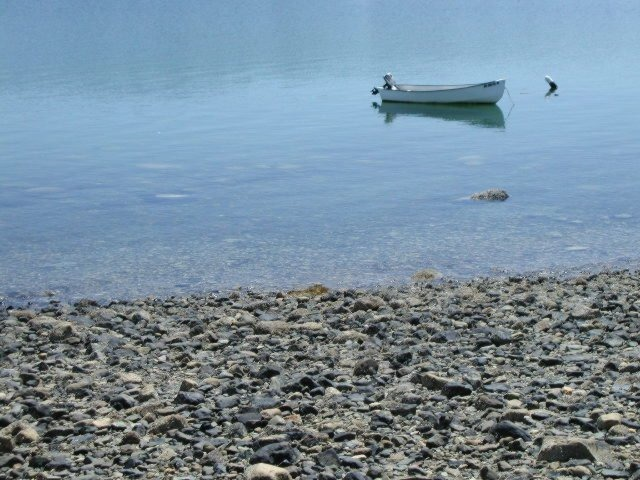
#> input picture p4-XX-YY/input/boat_1.jpg, 640 x 480 px
$ python kmeans.py
#> lines starting #> are read from the running program, lines starting #| are printed output that depends on the picture
### p4-XX-YY/src/utils.py
import time as t
import math
import numpy as np
import copy as cp
import cv2
from random import randint

class Time:
    # Measuring time
    def __init__(self):
        self.start_time = t.time()

    def elapsed(self):
        return t.time() - self.start_time


# Save kmeans colored image
def k_image(img, center, label):
    center = np.uint8(center)
    aux = center[label.flatten()]
    kimg = aux.reshape((img.shape))

    return kimg

# Create image from components
# [44 lines left out: functions components_image, drawBoundingBox, not called in this run]

### p4-XX-YY/src/connected_comp.py
import cv2
import numpy as np
import copy as cp
import collections as col

# Clear components which is too small
# [48 lines left out: functions clear_components, checkPixelForConnection, BFS, not called in this run]

# Finding connected components
def conn_comp(labels, img):
    # Reshaping after kmeans
    labels = labels.reshape((img.shape[0], img.shape[1]))

    # Using BFS for connected components
    components = BFS(labels)

    # Clearing small components
    components = clear_components(components)

    # Update components counter
    comp_count = 0
    for i in np.unique(components):
        if i != -1:
            components[components == i] = comp_count
            comp_count += 1

    return components

# Finding centroids
# [19 lines left out: function centroid, not called in this run]

### p4-XX-YY/src/kmeans.py
import numpy as np
import cv2
import connected_comp as cc
import measurements as mes
import utils

def k_means(img):
    # Image prepeparation
    img = img.reshape((-1, 3))
    img = np.float32(img)

    # Define criteria, number of clusters (K) and apply kmeans
    criteria = (cv2.TERM_CRITERIA_EPS + cv2.TERM_CRITERIA_MAX_ITER, 10, 1.0)

    # Number of Clusters
    K = 5

    # Using kmeans on colors intensity
    aux, label, center = cv2.kmeans(img, K, None, criteria, 10, cv2.KMEANS_RANDOM_CENTERS)

    return center, label

# Debug
img = cv2.imread('../input/boat_1.jpg')
#> img is the input picture: shape (480, 640, 3); mean B, G, R 157.5, 141.6, 119.7

center, label = k_means(img)
#> in k_means, `aux, label, center = cv2.kmeans(img, K, None, criteria, 10, cv2.KMEANS..`: aux = 147667577; center = [[87.26, 88.93, 82.72], [130.7, 131.5, 125.6], [40.45, 42.54, 38.18], [182, 156.5, 127.2], [206.1, 180.2, 146.5]]

kimg = utils.k_image(img, center, label)
#> in k_image, `center = np.uint8(center)`: center = [[87, 88, 82], [130, 131, 125], [40, 42, 38], [182, 156, 127], [206, 180, 146]]
#> in k_image, `kimg = aux.reshape((img.shape))`:
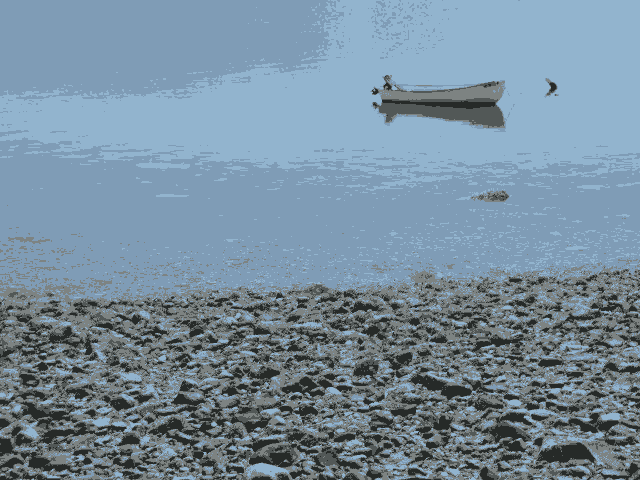
#> kimg: shape (480, 640, 3); mean B, G, R 157.3, 141.1, 119.2

cv2.imwrite('../output/teste_kmeans.jpg', kimg)

labels, centroids = cc.conn_comp(kimg, 8)
#> (the run stopped early here; a loop or call above may not have finished)

$ run again, with p4-XX-YY/input/boat_2.jpg copied over p4-XX-YY/input/boat_1.jpg
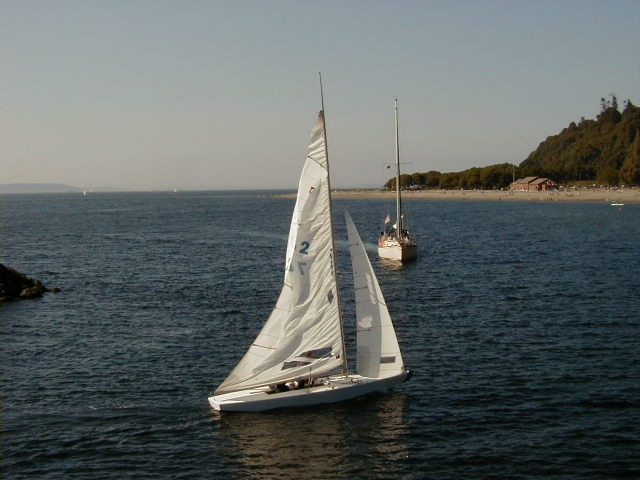
#> input picture p4-XX-YY/input/boat_2.jpg, 640 x 480 px
#> img is the input picture: shape (480, 640, 3); mean B, G, R 100.6, 101.4, 94.5
#> in k_means, `aux, label, center = cv2.kmeans(img, K, None, criteria, 10, cv2.KMEANS..`: aux = 129268001.4; center = [[25.28, 27.28, 20.72], [86.29, 83.14, 73.44], [56.46, 54.59, 44.67], [157.5, 160.1, 155.1], [184.6, 201.9, 209.5]]
#> in k_image, `center = np.uint8(center)`: center = [[25, 27, 20], [86, 83, 73], [56, 54, 44], [157, 160, 155], [184, 201, 209]]
#> in k_image, `kimg = aux.reshape((img.shape))`:
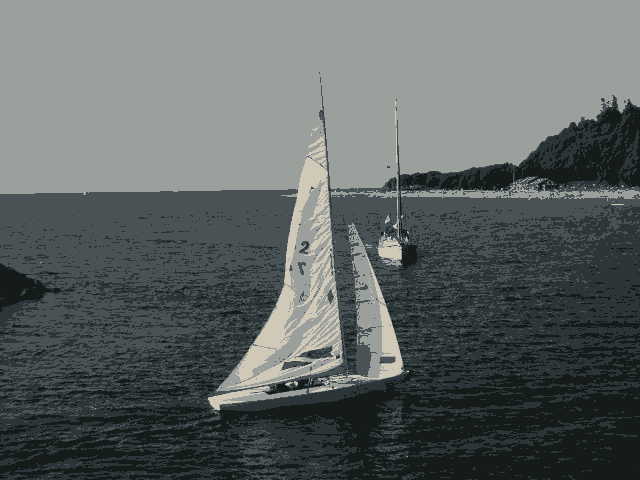
#> kimg: shape (480, 640, 3); mean B, G, R 100.2, 101.1, 94.1

$ run again, with p4-XX-YY/input/boat_4.jpg copied over p4-XX-YY/input/boat_1.jpg
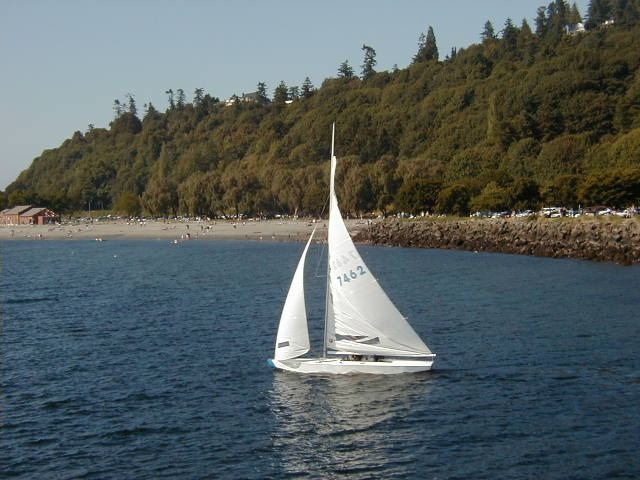
#> input picture p4-XX-YY/input/boat_4.jpg, 640 x 480 px
#> img is the input picture: shape (480, 640, 3); mean B, G, R 96.3, 95.8, 85.9
#> in k_means, `aux, label, center = cv2.kmeans(img, K, None, criteria, 10, cv2.KMEANS..`: aux = 220442699.8; center = [[184.5, 177.3, 160.9], [38.91, 53.99, 56], [93.53, 79.66, 58.79], [227.5, 232.7, 232.4], [108.4, 114.6, 113.3]]
#> in k_image, `center = np.uint8(center)`: center = [[184, 177, 160], [38, 53, 55], [93, 79, 58], [227, 232, 232], [108, 114, 113]]
#> in k_image, `kimg = aux.reshape((img.shape))`:
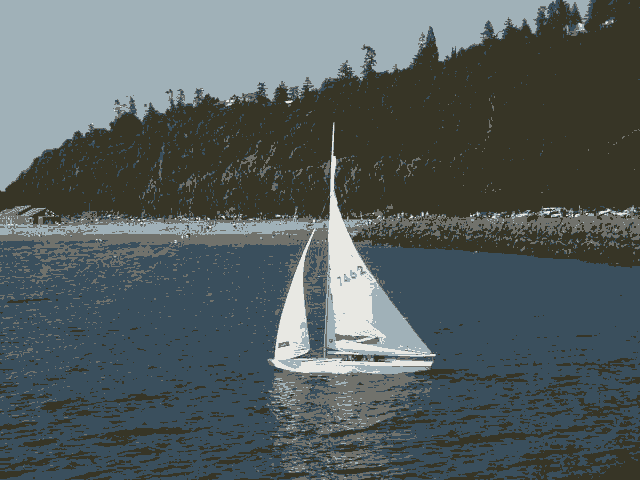
#> kimg: shape (480, 640, 3); mean B, G, R 95.6, 95.1, 85.1
